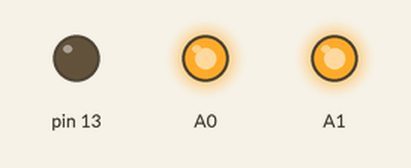
This sketch was run on a simulated Arduino Uno, built with avr-gcc and run on an emulated ATmega328P. Shown: output pins drawn as LEDs (lit = HIGH). The local clock reads 2024-03-15 10:24:30 at power-on unless the sketch sets it; what the sketch prints to the serial monitor is not drawn.

Above: at 0.1 s.
At 1.3 s:
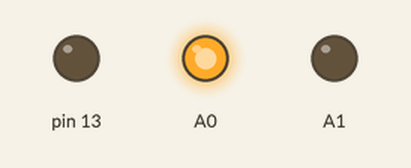
Timing chart, 0 to 4.2 s (numbered marks = the images above):
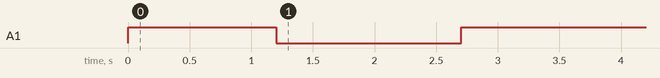

The sketch:

FishFeeder.ino
```cpp
#include <Wire.h>
#include <Time.h>
#include <DS1307RTC.h>
#include <LowPower.h>

tmElements_t tm; // Time

void setup() {
  pinMode(13, OUTPUT);
  pinMode(A0, OUTPUT);
  pinMode(A1, OUTPUT);
  digitalWrite(A0, HIGH);
  digitalWrite(A1, HIGH);

  Serial.begin(9600);
  while (!Serial) ; // wait for serial
  delay(200);

  if (RTC.read(tm)) {
    feedNow();
  } else {
    rtcError();
  }
}

void loop() {
  if (RTC.read(tm)) {
    feed();
  } else {
    rtcError();
  }

  // http://www.rocketscream.com/blog/2011/07/04/lightweight-low-power-arduino-library/
  // https://github.com/rocketscream/Low-Power
  LowPower.powerDown(SLEEP_8S, ADC_OFF, BOD_OFF);
}

// Feed fish if it's time to do
void feed() {
  if ((tm.Hour == 9 || tm.Hour == 20) && tm.Minute == 1) {
  //if (tm.Minute % 10 == 0) {
    feedNow();
  }
}

// Feed fish right now
void feedNow() {
    delay(1000);
    digitalWrite(A1, LOW);
    delay(1500);
    digitalWrite(A1, HIGH);

    Serial.print("Feed, ");
    printTime();
    delay(62000);
}

// Print provided tome
void printTime() {
  Serial.print("Time = ");
  print2digits(tm.Hour);
  Serial.write(':');
  print2digits(tm.Minute);
  Serial.write(':');
  print2digits(tm.Second);
  Serial.print(", Date (D/M/Y) = ");
  Serial.print(tm.Day);
  Serial.write('/');
  Serial.print(tm.Month);
  Serial.write('/');
  Serial.print(tmYearToCalendar(tm.Year));
  Serial.println();
}

// Print time on two digits format
void print2digits(int number) {
  if (number >= 0 && number < 10) {
    Serial.write('0');
  }
  Serial.print(number);
}

// Analyze RTC error reason
void rtcError() {
  if (RTC.chipPresent()) {
    Serial.println("The DS1307 is stopped. Please run the SetTime");
    Serial.println();

    // The DS1307 is stopped. Try to reinitialize with default time.
    if (RTC.chipPresent()) {
      setDefaultTime();
      rtcError();
    }
  } else {
    Serial.println("DS1307 read error! Please check the circuitry.");
    Serial.println();
  }

  error();
  delay(9000);
}

// Blink SOS message
void error() {
  for (int i = 0; i < 5; i++) {
    digitalWrite(13, HIGH);
    delay(1000);

    digitalWrite(13, LOW);
    delay(400);
    digitalWrite(13, HIGH);
    delay(400);

    digitalWrite(13, LOW);
    delay(400);
    digitalWrite(13, HIGH);
    delay(400);

    digitalWrite(13, LOW);
    delay(400);
    digitalWrite(13, HIGH);
    delay(1000);

    digitalWrite(13, LOW);
  }
}

// Set default time 05/05/2018 19:50
void setDefaultTime() {
  tm.Hour = 19;
  tm.Minute = 50;
  tm.Second = 0;
  tm.Day = 5;
  tm.Month = 5;
  tm.Year = CalendarYrToTm(2017);
}
```
